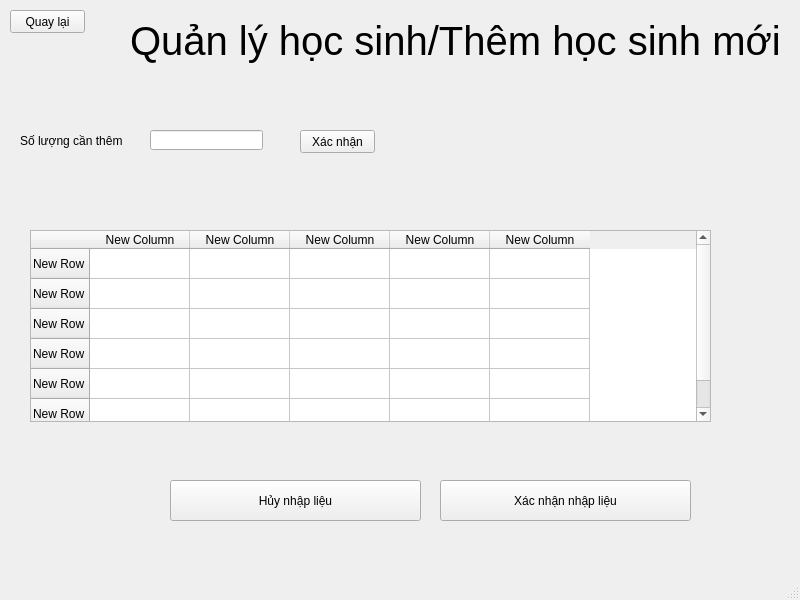
<?xml version="1.0" encoding="UTF-8"?>
<ui version="4.0">
 <class>ThemHocSinhMoi</class>
 <widget class="QMainWindow" name="ThemHocSinhMoi">
  <property name="geometry">
   <rect>
    <x>0</x>
    <y>0</y>
    <width>800</width>
    <height>600</height>
   </rect>
  </property>
  <property name="windowTitle">
   <string>MainWindow</string>
  </property>
  <widget class="QWidget" name="centralwidget">
   <widget class="QPushButton" name="btn_quay_lai">
    <property name="geometry">
     <rect>
      <x>10</x>
      <y>10</y>
      <width>75</width>
      <height>23</height>
     </rect>
    </property>
    <property name="text">
     <string>Quay lại</string>
    </property>
   </widget>
   <widget class="QLabel" name="label">
    <property name="geometry">
     <rect>
      <x>130</x>
      <y>10</y>
      <width>651</width>
      <height>61</height>
     </rect>
    </property>
    <property name="font">
     <font>
      <family>Arial</family>
      <pointsize>30</pointsize>
     </font>
    </property>
    <property name="text">
     <string>Quản lý học sinh/Thêm học sinh mới</string>
    </property>
   </widget>
   <widget class="QLabel" name="label_2">
    <property name="geometry">
     <rect>
      <x>20</x>
      <y>120</y>
      <width>111</width>
      <height>41</height>
     </rect>
    </property>
    <property name="text">
     <string>Số lượng cần thêm</string>
    </property>
   </widget>
   <widget class="QLineEdit" name="le_so_luong_hs">
    <property name="geometry">
     <rect>
      <x>150</x>
      <y>130</y>
      <width>113</width>
      <height>20</height>
     </rect>
    </property>
   </widget>
   <widget class="QPushButton" name="btn_xac_nhan">
    <property name="geometry">
     <rect>
      <x>300</x>
      <y>130</y>
      <width>75</width>
      <height>23</height>
     </rect>
    </property>
    <property name="text">
     <string>Xác nhận</string>
    </property>
   </widget>
   <widget class="QPushButton" name="btn_xac_nhan_nhap_lieu">
    <property name="geometry">
     <rect>
      <x>440</x>
      <y>480</y>
      <width>251</width>
      <height>41</height>
     </rect>
    </property>
    <property name="text">
     <string>Xác nhận nhập liệu</string>
    </property>
   </widget>
   <widget class="QTableWidget" name="tableWidget">
    <property name="geometry">
     <rect>
      <x>30</x>
      <y>230</y>
      <width>681</width>
      <height>192</height>
     </rect>
    </property>
    <row>
     <property name="text">
      <string>New Row</string>
     </property>
    </row>
    <row>
     <property name="text">
      <string>New Row</string>
     </property>
    </row>
    <row>
     <property name="text">
      <string>New Row</string>
     </property>
    </row>
    <row>
     <property name="text">
      <string>New Row</string>
     </property>
    </row>
    <row>
     <property name="text">
      <string>New Row</string>
     </property>
    </row>
    <row>
     <property name="text">
      <string>New Row</string>
     </property>
    </row>
    <column>
     <property name="text">
      <string>New Column</string>
     </property>
    </column>
    <column>
     <property name="text">
      <string>New Column</string>
     </property>
    </column>
    <column>
     <property name="text">
      <string>New Column</string>
     </property>
    </column>
    <column>
     <property name="text">
      <string>New Column</string>
     </property>
    </column>
    <column>
     <property name="text">
      <string>New Column</string>
     </property>
    </column>
   </widget>
   <widget class="QPushButton" name="btn_huy_nhap_lieu">
    <property name="geometry">
     <rect>
      <x>170</x>
      <y>480</y>
      <width>251</width>
      <height>41</height>
     </rect>
    </property>
    <property name="text">
     <string>Hủy nhập liệu</string>
    </property>
   </widget>
  </widget>
  <widget class="QMenuBar" name="menubar">
   <property name="geometry">
    <rect>
     <x>0</x>
     <y>0</y>
     <width>800</width>
     <height>21</height>
    </rect>
   </property>
  </widget>
  <widget class="QStatusBar" name="statusbar"/>
 </widget>
 <resources/>
 <connections/>
</ui>
